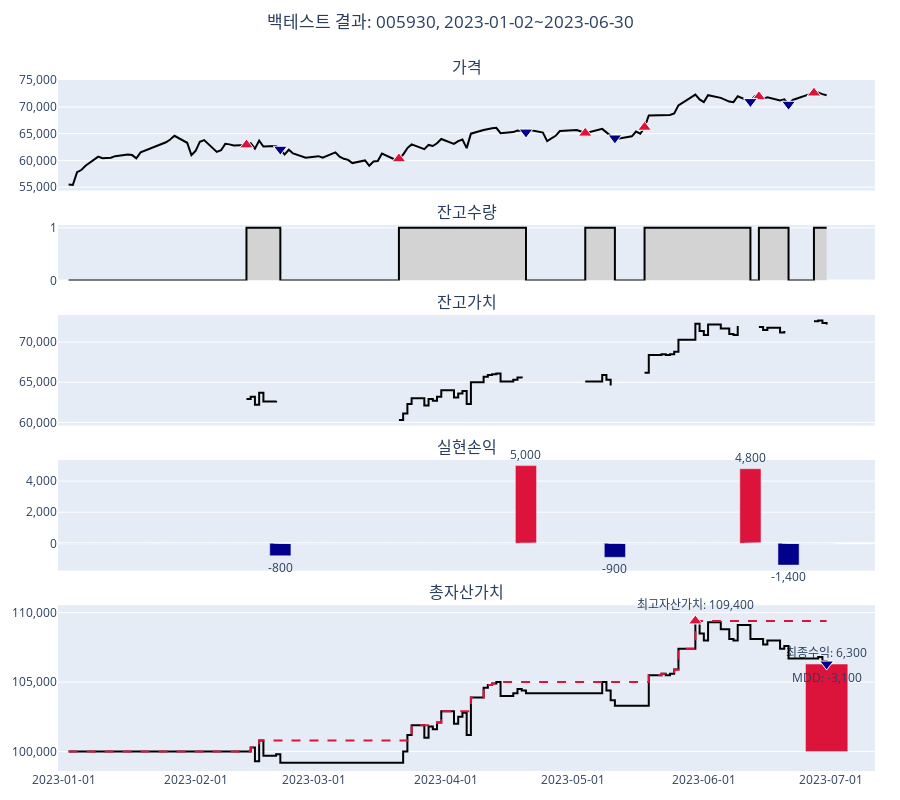

The cell this chart's notebook holds for it:
### Markdown cell above
- 백테스트를 포함한 다양한 금융분석 기능 제공

### Code cell
kq.sma(df, 5, out_column="FAST", inplace=True)                  # 5일 이동평균
kq.sma(df, 10, out_column="SLOW", inplace=True)                 # 10일 이동평균
kq.cross(df, "FAST", "SLOW", inplace=True)                      # 이동평균 교차
df = kq.add_order_from_signals(df, "CROSS_UP", "CROSS_DOWN")    # 이동평균 교차 매매
df_result = kq.backtest_stock_daily("005930", df, init_cash=100_000, broker_fee_percent=0, exchange_fee_percent=0)
kq.backtest_plot_stock_daily(df_result)
